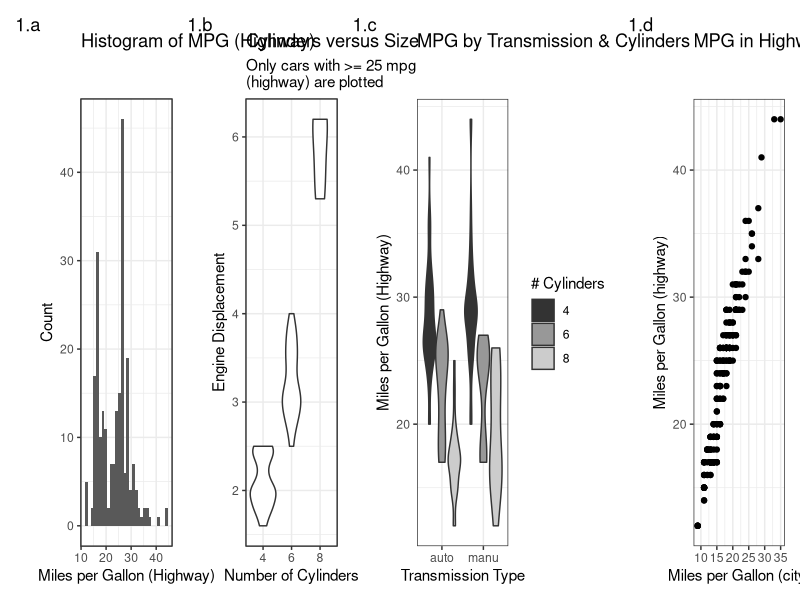
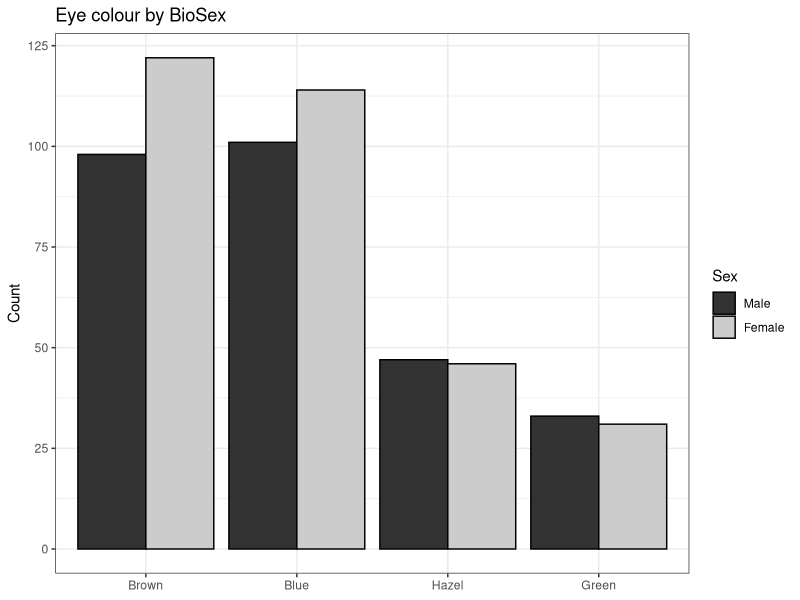
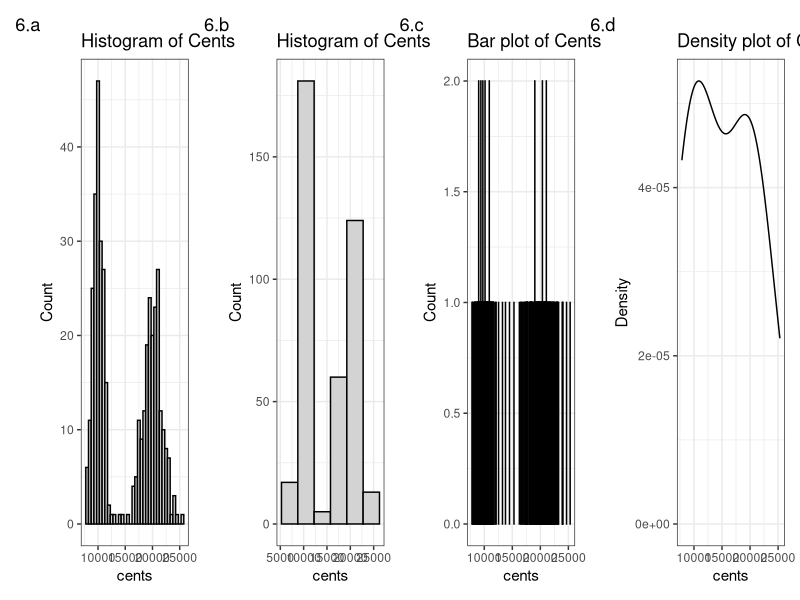
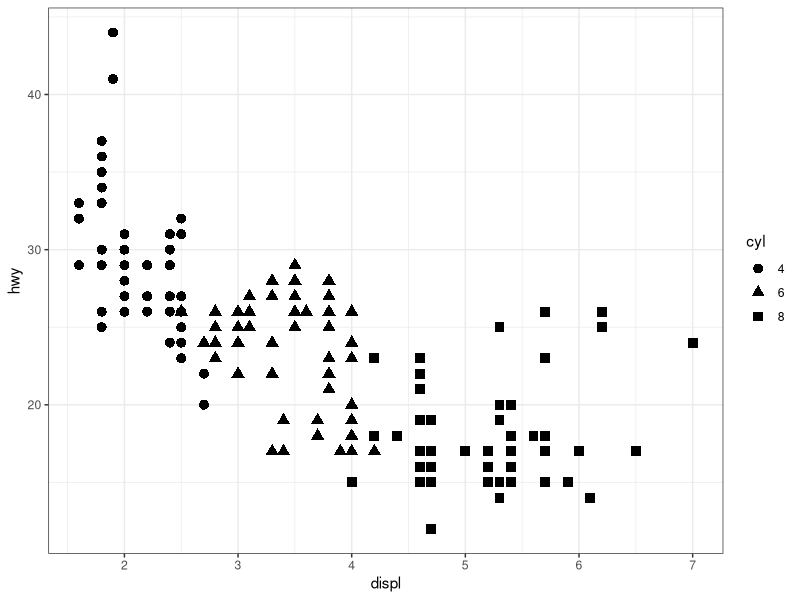
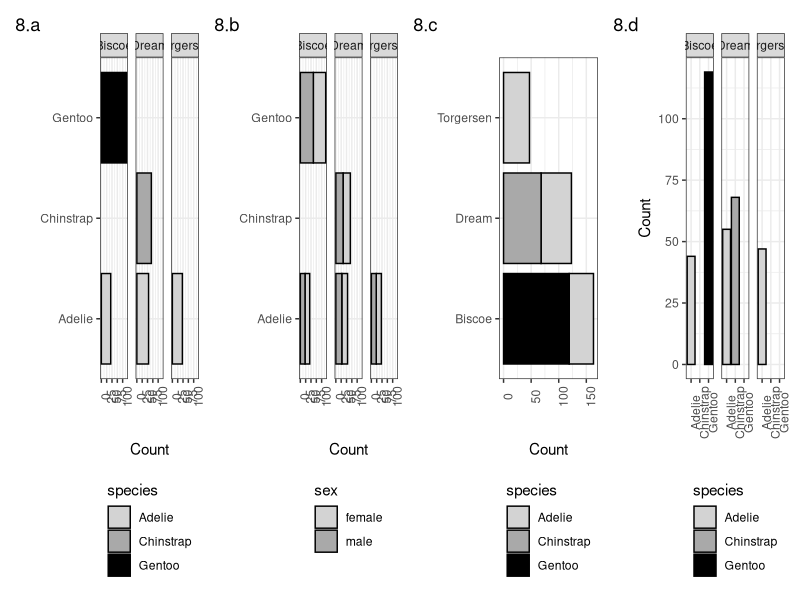

R code for these plots, in order:
## ---- chunk 1
#| include: false
library(tidyverse)
theme_set(theme_bw())
library(patchwork)
library(ggridges)
library(here)

library(palmerpenguins)
data(penguins)
penguins <- na.omit(penguins)

mpg_n5 <- filter(mpg, cyl != 5)
## ---- chunk 2
gga <- ggplot(mpg_n5) +
  aes(x = hwy) +
  geom_histogram() +
  labs(x = "Miles per Gallon (Highway)",
    y = "Count",
    title = "Histogram of MPG (Highway)")

ggb <- ggplot(filter(mpg_n5, hwy >= 25)) +
  aes(x = factor(cyl), y = displ) +
  geom_violin() +
  labs(x = "Number of Cylinders",
    y = "Engine Displacement",
    title = "Cylinders versus Size",
    subtitle = "Only cars with >= 25 mpg\n(highway) are plotted")

ggc  <- ggplot(mpg_n5) +
  aes(
    fill = factor(cyl),
    x = str_sub(trans, 1, 4),
    y = hwy
  ) +
  geom_violin(scale = "width") +
  scale_fill_grey() +
  labs(
    x = "Transmission Type",
    y = "Miles per Gallon (Highway)",
    fill = "# Cylinders",
    title = "MPG by Transmission & Cylinders"
  )

ggd <- ggplot(mpg_n5) +
  aes(x = cty, y = hwy) +
  geom_point() +
  labs(x = "Miles per Gallon (city)",
    y = "Miles per Gallon (highway)",
    title = "MPG in Highway and City")

gga + ggb + ggc + ggd +
  plot_layout(nrow = 1) + 
  plot_annotation(tag_level = "a", tag_prefix = "1.")
## ---- chunk 3
#| fig-width: 5
#| fig-height: 4
HairEyeColor |>
  as.data.frame() |>
  group_by(Sex, Eye) |>
  summarise(Freq = sum(Freq), .groups = "drop") |>
  ggplot() +
    aes(x = Eye, fill = Sex, y = Freq) +
    geom_col(position = "dodge", colour = 1) +
    scale_fill_grey() +
    labs(x = NULL, y = "Count",
      title = "Eye colour by BioSex")
## ---- chunk 4
#| echo: false
library(dplyr)

tribble(
  ~id, ~name, ~height, ~year, ~grade,
  1,  "Bonk",     1.2,     1,     56,
  2, "Lilah",     0.4,    NA,     NA,
  3,  "June",     1.4,     3,     88,
  4,  "Judy",     1.6,     2,     75,
  5, "Julie",     1.7,     1,     72,
  6, "Jodie",     1.9,     1,     83,
  7,  "Jill",     1.4,     2,     81
) |>
  knitr::kable()
## ---- chunk 5
set.seed(1867)
cents <- c(round(rnorm(200, 10000, 1000)), round(rnorm(200, 20000, 2000)))
p <- ggplot() + labs(x = "Number of Cents in Bank Account") + aes(x = cents)
p1 <- p + geom_histogram(fill = "lightgrey", colour = 1, binwidth = 500) +
    labs(title = "Histogram of Cents", y = "Count")
p2 <- p + geom_histogram(fill = "lightgrey", colour = 1, binwidth = 3500) +
    labs(title = "Histogram of Cents", y = "Count")
p3 <- p + geom_bar(width = 10, colour = 1, fill = 1) +
    labs(title = "Bar plot of Cents", y = "Count")
p4 <- p + geom_density(bw = 4000) +
    labs(title = "Density plot of Cents", y = "Density")

p1 + p2 + p3 + p4 +
    plot_annotation(tag_level = "a", tag_prefix = "6.") +
    plot_layout(nrow = 1)
## ---- chunk 6
#| fig-height: 2
#| fig-width: 4.5
data(mpg)
mpg <- mpg |>
    filter(cyl != 5) |>
    mutate(cyl = factor(cyl))

ggplot(mpg) +
    aes(x = displ, y = hwy, shape = cyl) +
    geom_point(size = 3)
## ---- chunk 7
#| echo: false
#| eval: true
#| fig-width: 10
#| fig-height: 5

g1 <- ggplot(penguins) +
    aes(x = species, fill = species) +
    geom_bar(colour = 1) +
    facet_wrap(~ island) +
    coord_flip() +
    labs(
        x = NULL, y = "Count"
    )

g2 <- ggplot(penguins) +
    aes(x = species, fill = sex) +
    geom_bar(colour = 1) +
    facet_wrap(~ island) +
    coord_flip() +
    labs(
        x = NULL, y = "Count"
    )

g3 <- ggplot(penguins) +
    aes(x = island, fill = species) +
    geom_bar(colour = 1) +
    coord_flip() +
    labs(
        x = NULL, y = "Count"
    )

g4 <- ggplot(penguins) +
    aes(x = species, fill = species) +
    geom_bar(colour = 1) +
    facet_wrap(~ island) +
    labs(
        x = NULL, y = "Count"
    )

g1 + g2 + g3 + g4 +
    plot_layout(nrow = 1) +
    plot_annotation(tag_levels = "a", tag_prefix = "8.") &
    theme(
        legend.position = "bottom", legend.direction = "vertical",
        axis.text.x = element_text(angle = 90)
    ) &
    scale_fill_manual(values = c("lightgrey", "darkgrey", "black"))
## ---- chunk 8
# TODO: Better data
tribble(
    ~grade, ~class, ~student,
    1, "chemistry", "me"
)
